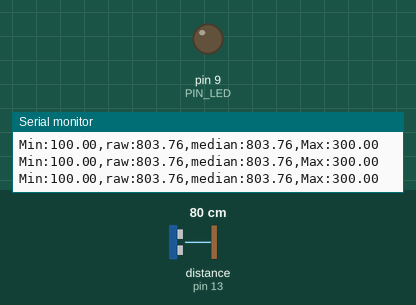
This sketch was run on a simulated Arduino Uno, built with avr-gcc and run on an emulated ATmega328P. Parts: output pins drawn as LEDs (lit = HIGH), the last lines printed to the serial monitor. Wiring (inferred from the names in the program): ultrasonic range finder: trigger pin 12; echo pin 13. Inputs (shaded band) come from the test bench; at power-on: distance to the obstacle (sensor on pin 13) 80 cm. The echo pulse lasts 58.3 µs per cm; pins used as bus, display or sensor lines are not drawn.

Above: at 1.2 s.
1.3 s: distance to the obstacle (sensor on pin 13) set to 33 cm
2.8 s: distance to the obstacle (sensor on pin 13) set to 26 cm
At 4.3 s:
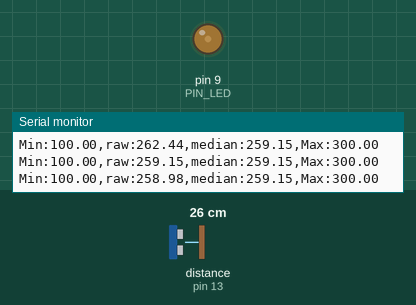
4.7 s: distance to the obstacle (sensor on pin 13) set to 18 cm
At 6.2 s:
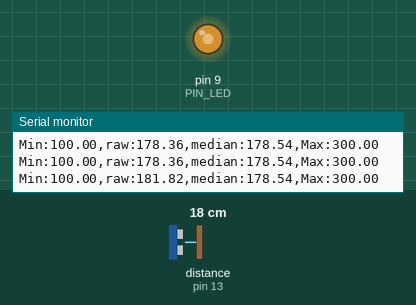
7.7 s: distance to the obstacle (sensor on pin 13) set to 2 cm
At 9.1 s:
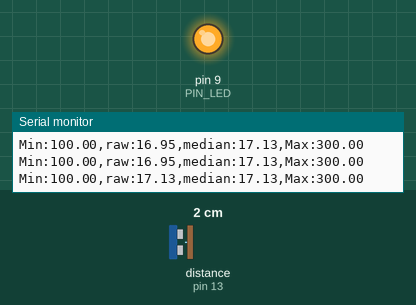
Timing chart, 0 to 10.5 s (numbered marks = the images above; inputs shaded):
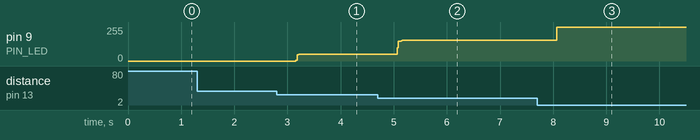

The sketch:

09_example_01.ino
```cpp
#define PIN_LED   9
#define PIN_TRIG 12
#define PIN_ECHO 13

// -----------------------------
// Configurable parameters
// -----------------------------
#define SND_VEL 346.0       // sound velocity at 24 celsius degree (m/sec)
#define INTERVAL 25         // sampling interval (msec)
#define PULSE_DURATION 10   // trigger pulse duration (usec)
#define _DIST_MIN 100.0     // for plotting scale only (mm)
#define _DIST_MAX 300.0

#define TIMEOUT ((INTERVAL / 2) * 1000.0)  // maximum echo waiting time (usec)
#define SCALE   (0.001 * 0.5 * SND_VEL)    // coefficent to convert duration to distance (mm)

// -----------------------------
// Median filter window size
// -----------------------------
#ifndef MEDIAN_N
#define MEDIAN_N 30      // 기본 N
#endif

// -----------------------------
// Globals
// -----------------------------
float dist_raw = _DIST_MAX;
float dist_median = _DIST_MAX;

// 순환 버퍼
float buf[MEDIAN_N];
int   buf_count = 0;
int   buf_head  = 0;

unsigned long last_sampling_time = 0;

// -----------------------------
// Helper: ultrasonic distance read (mm)
// -----------------------------
float readDistanceMM() {
  // Create a 10us TRIG pulse
  digitalWrite(PIN_TRIG, LOW);
  delayMicroseconds(2);
  digitalWrite(PIN_TRIG, HIGH);
  delayMicroseconds(PULSE_DURATION);
  digitalWrite(PIN_TRIG, LOW);

  // Measure ECHO high-time with timeout (usec)
  unsigned long dur = pulseIn(PIN_ECHO, HIGH, (unsigned long)TIMEOUT);

  // Convert duration to distance (mm)
  float d = (float)dur * SCALE;
  return d;
}


float computeMedian() {
  int n = buf_count;
  if (n <= 0) return dist_raw;
  // 복사
  float tmp[MEDIAN_N];
  for (int i = 0; i < n; ++i) {

    int idx = (buf_head - i - 1);
    if (idx < 0) idx += MEDIAN_N;
    tmp[i] = buf[idx];
  }

  for (int i = 1; i < n; ++i) {
    float key = tmp[i];
    int j = i - 1;
    while (j >= 0 && tmp[j] > key) {
      tmp[j + 1] = tmp[j];
      --j;
    }
    tmp[j + 1] = key;
  }

  if (n % 2 == 1) {
    return tmp[n / 2];
  } else {
    return 0.5f * (tmp[n/2 - 1] + tmp[n/2]);
  }
}

void setup() {
  pinMode(PIN_LED, OUTPUT);
  pinMode(PIN_TRIG, OUTPUT);
  pinMode(PIN_ECHO, INPUT);
  digitalWrite(PIN_TRIG, LOW);

  Serial.begin(115200);


  dist_raw = readDistanceMM();
  buf[0] = dist_raw;
  buf_count = 1;
  buf_head = 1 % MEDIAN_N;
  dist_median = computeMedian();
}

void loop() {

  unsigned long now = millis();
  if (now - last_sampling_time < INTERVAL) return;
  last_sampling_time = now;

  dist_raw = readDistanceMM();


  buf[buf_head] = dist_raw;
  buf_head = (buf_head + 1) % MEDIAN_N;
  if (buf_count < MEDIAN_N) buf_count++;

  // 3) 중위수 계산
  dist_median = computeMedian();

  // 4) 시리얼 플로터 출력 (RAW + MEDIAN만)
  Serial.print("Min:");      Serial.print(_DIST_MIN);
  Serial.print(",raw:");     Serial.print(dist_raw);
  Serial.print(",median:");  Serial.print(dist_median);
  Serial.print(",Max:");     Serial.print(_DIST_MAX);
  Serial.println("");

  // 5) LED 시각화: 중위수 기준 (가까울수록 밝게)
  float d = dist_median;
  float t = (d - _DIST_MIN) / (_DIST_MAX - _DIST_MIN); // 0..1 예상
  if (t < 0) t = 0; if (t > 1) t = 1;
  int pwm = (int)((1.0f - t) * 255.0f);
  if (pwm < 0) pwm = 0; if (pwm > 255) pwm = 255;
  analogWrite(PIN_LED, pwm);
}
```

Measured:
- the behaviour switches between 30 and 29 cm on distance to the obstacle (sensor on pin 13) (found by bisection; images 0 and 1)
- after the input at 2.8 s, pin 9 (PIN_LED): 0/255 → 52/255 after 0.36 s
- after the input at 4.7 s, pin 9 (PIN_LED): 52/255 → 154/255 after 0.36 s, → 155/255 1.4 s later, → 154/255 0.80 s later
